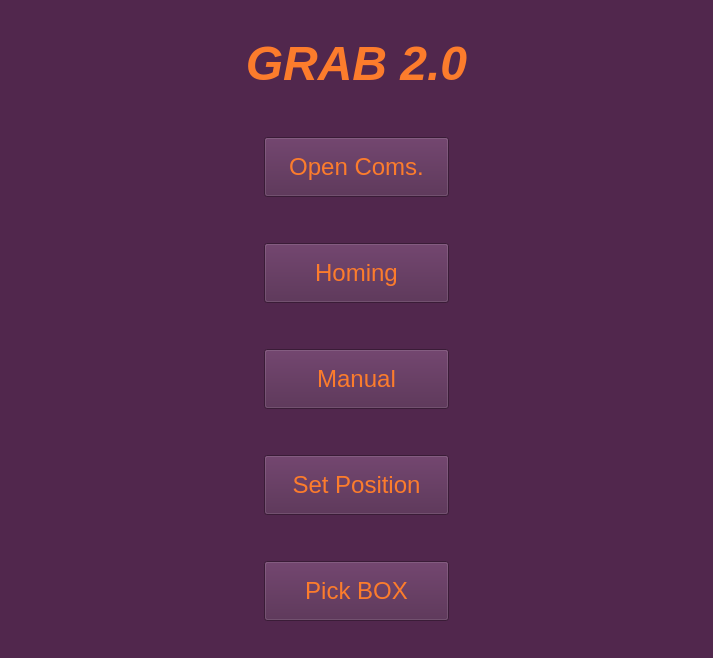
<?xml version="1.0" encoding="UTF-8"?>
<ui version="4.0">
 <class>MainWindow</class>
 <widget class="QMainWindow" name="MainWindow">
  <property name="geometry">
   <rect>
    <x>0</x>
    <y>0</y>
    <width>713</width>
    <height>658</height>
   </rect>
  </property>
  <property name="windowTitle">
   <string>MainWindow</string>
  </property>
  <property name="styleSheet">
   <string notr="true">background-color: rgb(81, 39, 77);
color: rgb(252, 124, 44);
border-color: rgb(0, 0, 0);</string>
  </property>
  <widget class="QWidget" name="centralwidget">
   <layout class="QHBoxLayout" name="horizontalLayout">
    <item>
     <layout class="QHBoxLayout" name="horizontalLayout_2">
      <item>
       <spacer name="horizontalSpacer_2">
        <property name="orientation">
         <enum>Qt::Horizontal</enum>
        </property>
        <property name="sizeType">
         <enum>QSizePolicy::Preferred</enum>
        </property>
        <property name="sizeHint" stdset="0">
         <size>
          <width>40</width>
          <height>20</height>
         </size>
        </property>
       </spacer>
      </item>
      <item>
       <layout class="QVBoxLayout" name="verticalLayout">
        <item>
         <spacer name="verticalSpacer">
          <property name="orientation">
           <enum>Qt::Vertical</enum>
          </property>
          <property name="sizeType">
           <enum>QSizePolicy::Expanding</enum>
          </property>
          <property name="sizeHint" stdset="0">
           <size>
            <width>20</width>
            <height>40</height>
           </size>
          </property>
         </spacer>
        </item>
        <item>
         <widget class="QLabel" name="titleTextLabel">
          <property name="font">
           <font>
            <pointsize>36</pointsize>
            <italic>true</italic>
            <bold>true</bold>
           </font>
          </property>
          <property name="layoutDirection">
           <enum>Qt::LeftToRight</enum>
          </property>
          <property name="autoFillBackground">
           <bool>false</bool>
          </property>
          <property name="frameShadow">
           <enum>QFrame::Plain</enum>
          </property>
          <property name="text">
           <string>GRAB 2.0</string>
          </property>
          <property name="textFormat">
           <enum>Qt::AutoText</enum>
          </property>
          <property name="scaledContents">
           <bool>false</bool>
          </property>
          <property name="alignment">
           <set>Qt::AlignCenter</set>
          </property>
         </widget>
        </item>
        <item>
         <spacer name="verticalSpacer_3">
          <property name="orientation">
           <enum>Qt::Vertical</enum>
          </property>
          <property name="sizeType">
           <enum>QSizePolicy::Fixed</enum>
          </property>
          <property name="sizeHint" stdset="0">
           <size>
            <width>20</width>
            <height>40</height>
           </size>
          </property>
         </spacer>
        </item>
        <item alignment="Qt::AlignHCenter|Qt::AlignVCenter">
         <widget class="QPushButton" name="openButton">
          <property name="minimumSize">
           <size>
            <width>185</width>
            <height>60</height>
           </size>
          </property>
          <property name="maximumSize">
           <size>
            <width>185</width>
            <height>16777215</height>
           </size>
          </property>
          <property name="font">
           <font>
            <pointsize>18</pointsize>
           </font>
          </property>
          <property name="text">
           <string>Open Coms.</string>
          </property>
         </widget>
        </item>
        <item>
         <spacer name="verticalSpacer_7">
          <property name="orientation">
           <enum>Qt::Vertical</enum>
          </property>
          <property name="sizeType">
           <enum>QSizePolicy::Minimum</enum>
          </property>
          <property name="sizeHint" stdset="0">
           <size>
            <width>20</width>
            <height>40</height>
           </size>
          </property>
         </spacer>
        </item>
        <item alignment="Qt::AlignHCenter">
         <widget class="QPushButton" name="homingButton">
          <property name="minimumSize">
           <size>
            <width>185</width>
            <height>60</height>
           </size>
          </property>
          <property name="maximumSize">
           <size>
            <width>185</width>
            <height>16777215</height>
           </size>
          </property>
          <property name="font">
           <font>
            <pointsize>18</pointsize>
           </font>
          </property>
          <property name="text">
           <string>Homing</string>
          </property>
         </widget>
        </item>
        <item>
         <spacer name="verticalSpacer_6">
          <property name="orientation">
           <enum>Qt::Vertical</enum>
          </property>
          <property name="sizeType">
           <enum>QSizePolicy::Minimum</enum>
          </property>
          <property name="sizeHint" stdset="0">
           <size>
            <width>20</width>
            <height>40</height>
           </size>
          </property>
         </spacer>
        </item>
        <item alignment="Qt::AlignHCenter|Qt::AlignVCenter">
         <widget class="QPushButton" name="manualButton">
          <property name="minimumSize">
           <size>
            <width>185</width>
            <height>60</height>
           </size>
          </property>
          <property name="maximumSize">
           <size>
            <width>185</width>
            <height>16777215</height>
           </size>
          </property>
          <property name="font">
           <font>
            <pointsize>18</pointsize>
           </font>
          </property>
          <property name="text">
           <string>Manual</string>
          </property>
         </widget>
        </item>
        <item>
         <spacer name="verticalSpacer_5">
          <property name="orientation">
           <enum>Qt::Vertical</enum>
          </property>
          <property name="sizeType">
           <enum>QSizePolicy::Minimum</enum>
          </property>
          <property name="sizeHint" stdset="0">
           <size>
            <width>20</width>
            <height>40</height>
           </size>
          </property>
         </spacer>
        </item>
        <item alignment="Qt::AlignHCenter|Qt::AlignVCenter">
         <widget class="QPushButton" name="setPosButton">
          <property name="minimumSize">
           <size>
            <width>185</width>
            <height>60</height>
           </size>
          </property>
          <property name="maximumSize">
           <size>
            <width>185</width>
            <height>16777215</height>
           </size>
          </property>
          <property name="font">
           <font>
            <pointsize>18</pointsize>
           </font>
          </property>
          <property name="text">
           <string>Set Position</string>
          </property>
         </widget>
        </item>
        <item>
         <spacer name="verticalSpacer_4">
          <property name="orientation">
           <enum>Qt::Vertical</enum>
          </property>
          <property name="sizeType">
           <enum>QSizePolicy::Minimum</enum>
          </property>
          <property name="sizeHint" stdset="0">
           <size>
            <width>20</width>
            <height>40</height>
           </size>
          </property>
         </spacer>
        </item>
        <item alignment="Qt::AlignHCenter|Qt::AlignVCenter">
         <widget class="QPushButton" name="pickBoxButton">
          <property name="minimumSize">
           <size>
            <width>185</width>
            <height>60</height>
           </size>
          </property>
          <property name="maximumSize">
           <size>
            <width>185</width>
            <height>16777215</height>
           </size>
          </property>
          <property name="font">
           <font>
            <pointsize>18</pointsize>
           </font>
          </property>
          <property name="text">
           <string>Pick BOX</string>
          </property>
         </widget>
        </item>
        <item>
         <spacer name="verticalSpacer_2">
          <property name="orientation">
           <enum>Qt::Vertical</enum>
          </property>
          <property name="sizeType">
           <enum>QSizePolicy::Expanding</enum>
          </property>
          <property name="sizeHint" stdset="0">
           <size>
            <width>20</width>
            <height>40</height>
           </size>
          </property>
         </spacer>
        </item>
       </layout>
      </item>
      <item>
       <spacer name="horizontalSpacer">
        <property name="orientation">
         <enum>Qt::Horizontal</enum>
        </property>
        <property name="sizeType">
         <enum>QSizePolicy::Preferred</enum>
        </property>
        <property name="sizeHint" stdset="0">
         <size>
          <width>40</width>
          <height>20</height>
         </size>
        </property>
       </spacer>
      </item>
     </layout>
    </item>
   </layout>
  </widget>
 </widget>
 <tabstops>
  <tabstop>openButton</tabstop>
  <tabstop>homingButton</tabstop>
  <tabstop>manualButton</tabstop>
  <tabstop>setPosButton</tabstop>
  <tabstop>pickBoxButton</tabstop>
 </tabstops>
 <resources>
  <include location="../grabui.qrc"/>
 </resources>
 <connections/>
</ui>
